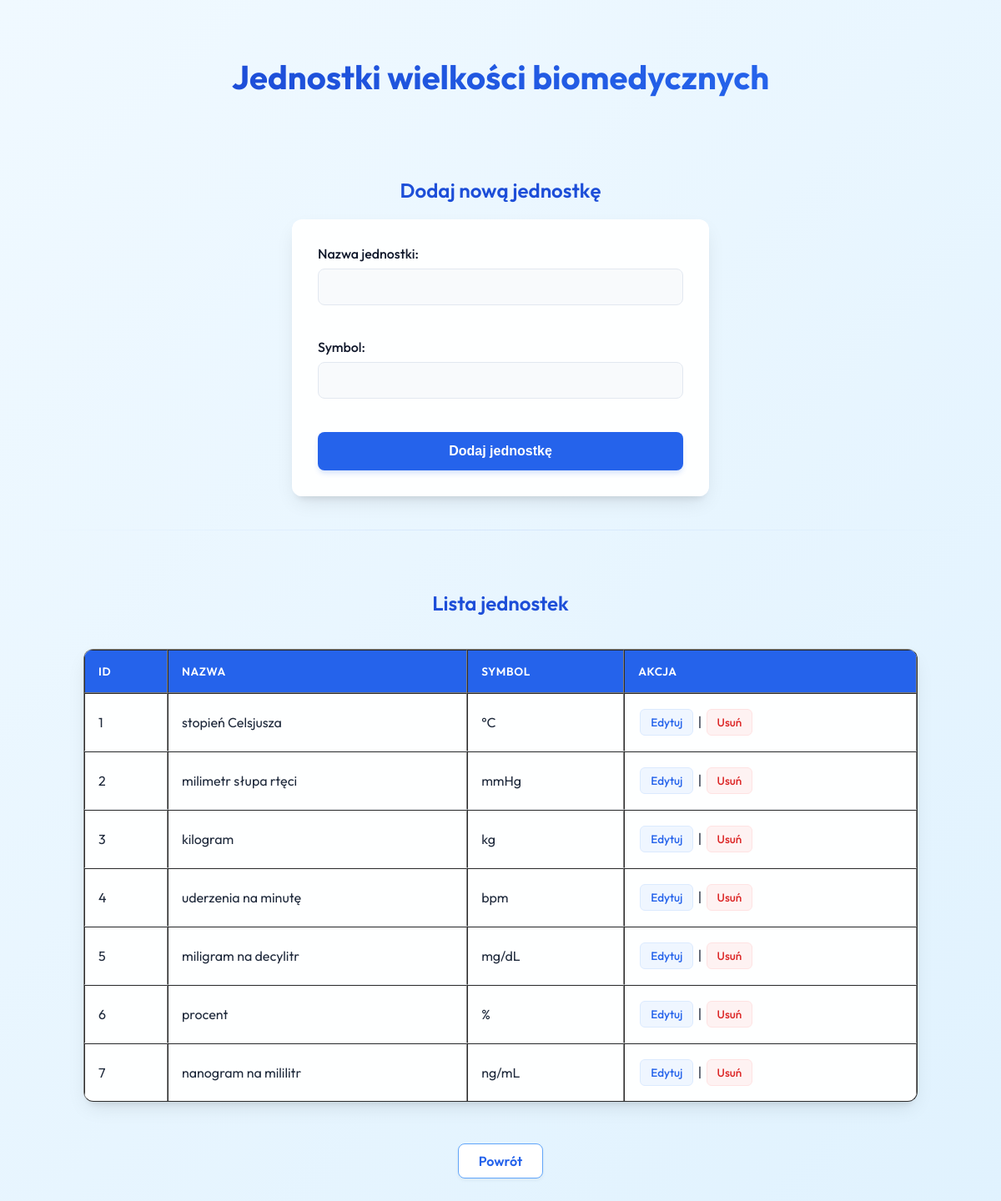
/jednostki.php (signed in), run on the app's committed database.
### tables this page shows
CREATE TABLE `jednostki` (
  `id` int(11) NOT NULL,
  `nazwa` varchar(100) NOT NULL,
  `symbol` varchar(20) NOT NULL
);

### jednostki.php (the view, shortened to what this page needs)
<?php
$conn = mysqli_connect($dbservername, $dbusername, $dbpassword, $dbname);
$edytowana_jednostka = null;
?>
<!DOCTYPE html>
<html>
<head>
    <link rel="stylesheet" href="styl.css">
</head>
<body>
<h1>Jednostki wielkości biomedycznych</h1>
<h2>
<?php
if ($edytowana_jednostka) {
    echo "Edytuj jednostkę";
} else {
    echo "Dodaj nową jednostkę";
}
?>
</h2>
<form method="POST">
    <label>Nazwa jednostki:</label>
    <input
        type="text"
        name="nazwa"
        required
        value="<?php echo $edytowana_jednostka ? $edytowana_jednostka["nazwa"] : ""; ?>"
    >
    <br><br>
    <label>Symbol:</label>
    <input
        type="text"
        name="symbol"
        required
        value="<?php echo $edytowana_jednostka ? $edytowana_jednostka["symbol"] : ""; ?>"
    >
    <br><br>
    <input
        type="submit"
        value="<?php echo $edytowana_jednostka ? "Zapisz zmiany" : "Dodaj jednostkę"; ?>"
    >
</form>
<hr>
<h2>Lista jednostek</h2>
<table border="1" cellpadding="10">
<tr>
    <th>ID</th>
    <th>Nazwa</th>
    <th>Symbol</th>
    <th>Akcja</th>
</tr>
<?php
$sql = "SELECT * FROM jednostki ORDER BY id ASC";
$result = mysqli_query($conn, $sql);
while ($row = mysqli_fetch_assoc($result)) {
    echo "<tr>";
    echo "<td>".$row["id"]."</td>";
    echo "<td>".$row["nazwa"]."</td>";
    echo "<td>".$row["symbol"]."</td>";
    echo "
    <td>
        <a href='jednostki.php?edit=".$row["id"]."'>Edytuj</a>
        |
        <a href='usun_jednostke.php?id=".$row["id"]."'>Usuń</a>
    </td>
    ";
    echo "</tr>";
}
?>
</table>
<br><br>
<a href="index.php">Powrót</a>
</body>
</html>

### styl.css (style rules this page uses)
:root { --primary: #2563eb; --primary-dark: #1d4ed8; --primary-light: #60a5fa; --secondary: #0f172a; --bg-gradient: linear-gradient(135deg, #f0f9ff 0%, #e0f2fe 100%); --card-bg: rgba(255, 255, 255, 0.95); --text-main: #1e293b; --text-muted: #64748b; --shadow: 0 10px 25px -5px rgba(0, 0, 0, 0.1), 0 8px 10px -6px rgba(0, 0, 0, 0.1); --shadow-hover: 0 20px 25px -5px rgba(37, 99, 235, 0.25); --radius: 12px; }
* { box-sizing: border-box; transition: all 0.2s ease-in-out; }
body { font-family: 'Outfit', sans-serif; background: var(--bg-gradient); background-attachment: fixed; min-height: 100vh; margin: 0; padding: 40px; color: var(--text-main); display: flex; flex-direction: column; align-items: center; }
h1 { font-size: 2.5rem; font-weight: 700; color: var(--secondary); margin-bottom: 2rem; text-align: center; background: linear-gradient(to right, var(--primary-dark), var(--primary)); -webkit-background-clip: text; -webkit-text-fill-color: transparent; }
h2 { color: var(--primary-dark); font-weight: 600; margin-top: 2rem; }
hr { border: 0; height: 1px; background-image: linear-gradient(to right, rgba(0, 0, 0, 0), rgba(37, 99, 235, 0.1), rgba(0, 0, 0, 0)); margin: 40px 0; width: 100%; }
form { background: var(--card-bg); padding: 30px; border-radius: var(--radius); box-shadow: var(--shadow); width: 100%; max-width: 500px; backdrop-filter: blur(10px); border: 1px solid rgba(255, 255, 255, 0.5); }
form label { display: block; font-weight: 500; margin-bottom: 8px; color: var(--secondary); }
input[type="text"], input[type="number"], input[type="password"], input[type="datetime-local"], input[type="email"], select { width: 100%; padding: 12px 16px; border: 1px solid #e2e8f0; border-radius: 8px; font-size: 1rem; margin-bottom: 20px; background-color: #f8fafc; }
input[type="submit"] { background: var(--primary); color: white; padding: 14px 28px; border: none; border-radius: 8px; font-weight: 600; font-size: 1rem; cursor: pointer; width: 100%; box-shadow: 0 4px 6px -1px rgba(37, 99, 235, 0.2); }
table { width: 100%; max-width: 1000px; border-collapse: separate; border-spacing: 0; background: var(--card-bg); border-radius: var(--radius); overflow: hidden; box-shadow: var(--shadow); margin-top: 20px; }
table th { background: var(--primary); color: white; padding: 16px; text-align: left; font-weight: 600; text-transform: uppercase; font-size: 0.85rem; letter-spacing: 0.05em; }
table td { padding: 16px; border-bottom: 1px solid #f1f5f9; }
table tr:last-child td { border-bottom: none; }
body>a, .btn { display: inline-block; padding: 10px 24px; background: white; color: var(--primary); text-decoration: none; border-radius: 8px; font-weight: 600; margin: 10px 5px; border: 1px solid var(--primary-light); box-shadow: 0 2px 4px rgba(0, 0, 0, 0.05); }
table td a { display: inline-block; padding: 6px 12px; margin: 2px; border-radius: 6px; font-size: 0.85rem; font-weight: 500; text-decoration: none; background: #eff6ff; color: var(--primary); border: 1px solid #dbeafe; }
table td a[href*="usun"] { color: #dc2626; background: #fef2f2; border-color: #fee2e2; }

### data on the page
jednostki: id "1", nazwa "stopień Celsjusza", symbol "°C"
jednostki: id "2", nazwa "milimetr słupa rtęci", symbol "mmHg"
jednostki: id "3", nazwa "kilogram", symbol "kg"
jednostki: id "4", nazwa "uderzenia na minutę", symbol "bpm"
jednostki: id "5", nazwa "miligram na decylitr", symbol "mg/dL"
jednostki: id "6", nazwa "procent", symbol "%"
jednostki: id "7", nazwa "nanogram na mililitr", symbol "ng/mL"
